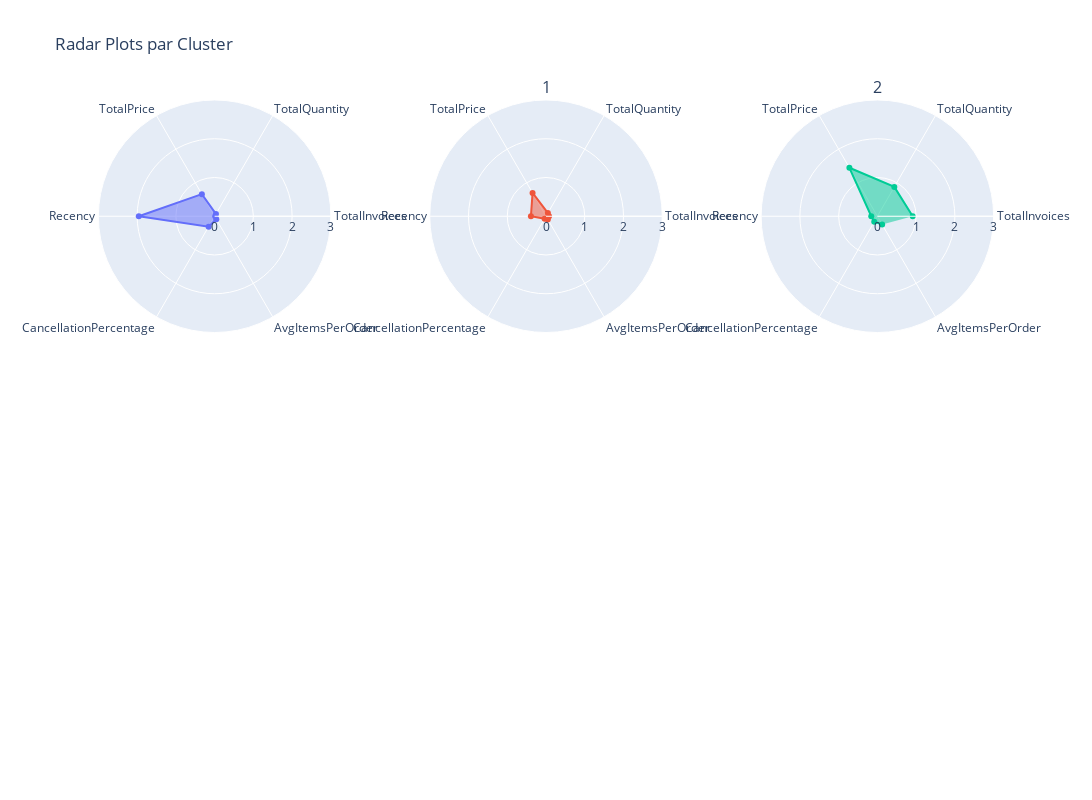

The notebook cell saved with this chart:
### Code cell
import plotly.graph_objects as go
from plotly.subplots import make_subplots

# Liste des clusters
clusters = normalized_cluster_stats.index.tolist()

# Création des sous-plots
fig = make_subplots(rows=2, cols=3, subplot_titles=clusters, specs=[[{'type': 'polar'}, {'type': 'polar'}, {'type': 'polar'}], [{'type': 'polar'}, {'type': 'polar'}, {'type': 'polar'}]])

# Parcours des clusters et création des radar plots pour la première ligne
for i, cluster in enumerate(clusters[:3]):
    data = normalized_cluster_stats.loc[cluster].values.tolist()
    labels = normalized_cluster_stats.columns.tolist()
    
    fig.add_trace(
        go.Scatterpolar(
            r=data,
            theta=labels,
            fill='toself',
            name=cluster
        ),
        row=1,
        col=i+1
    )

# Parcours des clusters et création des radar plots pour la deuxième ligne
for i, cluster in enumerate(clusters[3:]):
    data = normalized_cluster_stats.loc[cluster].values.tolist()
    labels = normalized_cluster_stats.columns.tolist()
    
    fig.add_trace(
        go.Scatterpolar(
            r=data,
            theta=labels,
            fill='toself',
            name=cluster
        ),
        row=2,
        col=i+1
    )

# Mise en forme du layout
for row in range(1, 3):
    for col in range(1, 4):
        fig.update_polars(
            row=row,
            col=col,
            radialaxis=dict(
                visible=True,
                range=[0, 3],  # Ajuster la plage en fonction de 0 à 3
                tickvals=[0, 1, 2, 3],  # Valeurs entières pour les ticks
                ticktext=['0', '1', '2', '3']  # Étiquettes des ticks en tant que valeurs entières
            )
        )

fig.update_layout(
    showlegend=False,
    title_text='Radar Plots par Cluster',
    height=800,  # Ajuster la hauteur de la figure
    width=1200  # Ajuster la largeur de la figure
)

# Affichage du graphique
fig.show()

### Figure 1 — Plotly figure (JSON) as saved in the notebook; plotly's stock layout.template omitted (floating-point values rounded to 4 significant figures)
{"data": [{"fill": "toself", "name": "0", "r": [0.01536, 0.06856, 0.659, 1.957, 0.3093, 0.08673], "subplot": "polar", "theta": ["TotalInvoices", "TotalQuantity", "TotalPrice", "Recency", "CancellationPercentage", "AvgItemsPerOrder"], "type": "scatterpolar"}, {"fill": "toself", "name": "1", "r": [0.07946, 0.09682, 0.6937, 0.3889, 0.07174, 0.09519], "subplot": "polar2", "theta": ["TotalInvoices", "TotalQuantity", "TotalPrice", "Recency", "CancellationPercentage", "AvgItemsPerOrder"], "type": "scatterpolar"}, {"fill": "toself", "name": "2", "r": [0.9112, 0.8745, 1.444, 0.1576, 0.1621, 0.2472], "subplot": "polar3", "theta": ["TotalInvoices", "TotalQuantity", "TotalPrice", "Recency", "CancellationPercentage", "AvgItemsPerOrder"], "type": "scatterpolar"}], "layout": {"annotations": [{"font": {"size": 16}, "showarrow": false, "text": "1", "x": 0.5, "xanchor": "center", "xref": "paper", "y": 1, "yanchor": "bottom", "yref": "paper"}, {"font": {"size": 16}, "showarrow": false, "text": "2", "x": 0.8556, "xanchor": "center", "xref": "paper", "y": 1, "yanchor": "bottom", "yref": "paper"}], "height": 800, "polar": {"domain": {"x": [0, 0.2889], "y": [0.625, 1]}, "radialaxis": {"range": [0, 3], "ticktext": ["0", "1", "2", "3"], "tickvals": [0, 1, 2, 3], "visible": true}}, "polar2": {"domain": {"x": [0.3556, 0.6444], "y": [0.625, 1]}, "radialaxis": {"range": [0, 3], "ticktext": ["0", "1", "2", "3"], "tickvals": [0, 1, 2, 3], "visible": true}}, "polar3": {"domain": {"x": [0.7111, 1], "y": [0.625, 1]}, "radialaxis": {"range": [0, 3], "ticktext": ["0", "1", "2", "3"], "tickvals": [0, 1, 2, 3], "visible": true}}, "polar4": {"domain": {"x": [0, 0.2889], "y": [0, 0.375]}, "radialaxis": {"range": [0, 3], "ticktext": ["0", "1", "2", "3"], "tickvals": [0, 1, 2, 3], "visible": true}}, "polar5": {"domain": {"x": [0.3556, 0.6444], "y": [0, 0.375]}, "radialaxis": {"range": [0, 3], "ticktext": ["0", "1", "2", "3"], "tickvals": [0, 1, 2, 3], "visible": true}}, "polar6": {"domain": {"x": [0.7111, 1], "y": [0, 0.375]}, "radialaxis": {"range": [0, 3], "ticktext": ["0", "1", "2", "3"], "tickvals": [0, 1, 2, 3], "visible": true}}, "showlegend": false, "title": {"text": "Radar Plots par Cluster"}, "width": 1200}}
